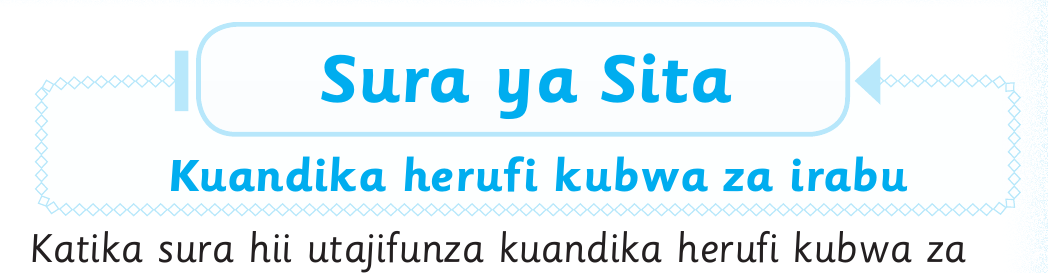
#> input picture images/semantic/original-unit-pg052.png, 1048 x 273 px
$ python create_pg052_header_crop.py
#> lines starting #> are read from the running program, lines starting #| are printed output that depends on the picture
from pathlib import Path

import pypdfium2 as pdfium
from PIL import Image


ROOT = Path(__file__).resolve().parents[1]
SOURCE = ROOT / "images" / "semantic" / "original-unit-pg052.png"
OUTPUT = ROOT / "images" / "semantic" / "original-unit-pg052-clean.png"
CHAPTER_OUTPUT = ROOT / "images" / "semantic" / "pg052-chapter-header.png"
PDF = ROOT.parent / "KUANDIKA MWAKA 1.pdf"


with Image.open(SOURCE) as image:
#> image is the input picture: PIL image 1048x273 RGB; mean R, G, B 230.3, 243.5, 248.6
    image.crop((0, 0, image.width, 220)).save(OUTPUT)
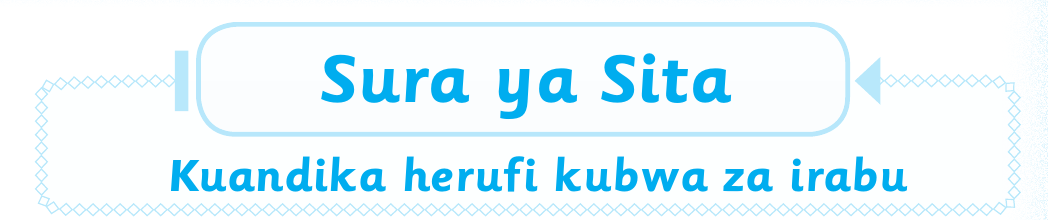
#> saved as original-unit-pg052-clean.png: PIL image 1048x220 RGB; mean R, G, B 230.7, 247.3, 253.5

#> (the run stopped early here; a loop or call above may not have finished)

$ run again, with images/semantic/original-unit-pg007.png copied over images/semantic/original-unit-pg052.png
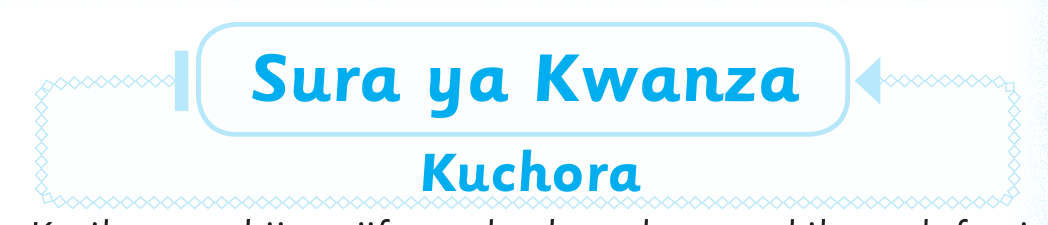
#> input picture images/semantic/original-unit-pg007.png, 1048 x 225 px
#> image is the input picture: PIL image 1048x225 RGB; mean R, G, B 234.3, 248.3, 253.4
#> `image.crop((0, 0, image.width, 220)).save(OUTPUT)`:
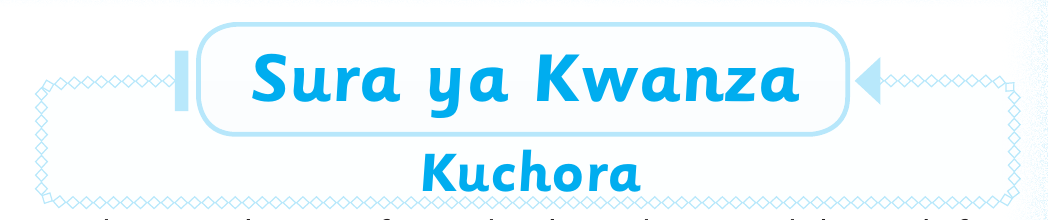
#> saved as original-unit-pg052-clean.png: PIL image 1048x220 RGB; mean R, G, B 234.1, 248.4, 253.7

$ run again, with images/semantic/original-unit-pg009.png copied over images/semantic/original-unit-pg052.png
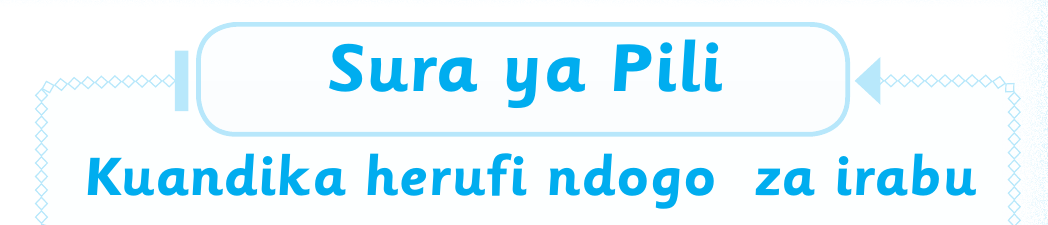
#> input picture images/semantic/original-unit-pg009.png, 1048 x 225 px
#> image is the input picture: PIL image 1048x225 RGB; mean R, G, B 228.2, 246.5, 253.3
#> `image.crop((0, 0, image.width, 220)).save(OUTPUT)`:
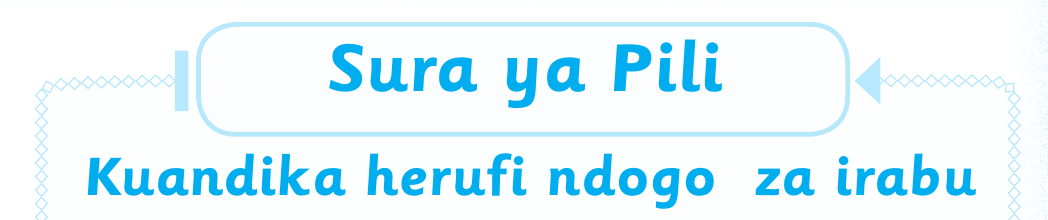
#> saved as original-unit-pg052-clean.png: PIL image 1048x220 RGB; mean R, G, B 227.6, 246.3, 253.3

$ run again, with images/semantic/original-unit-pg014.png copied over images/semantic/original-unit-pg052.png
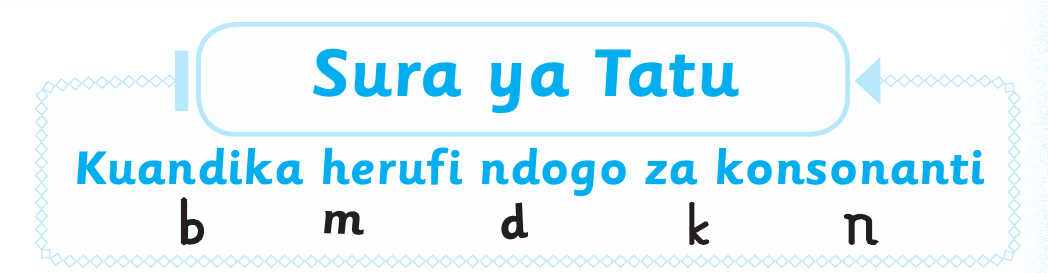
#> input picture images/semantic/original-unit-pg014.png, 1048 x 273 px
#> image is the input picture: PIL image 1048x273 RGB; mean R, G, B 230.6, 246, 251.7
#> `image.crop((0, 0, image.width, 220)).save(OUTPUT)`:
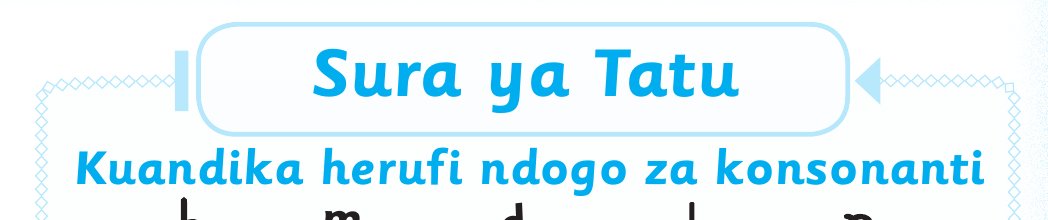
#> saved as original-unit-pg052-clean.png: PIL image 1048x220 RGB; mean R, G, B 227.7, 245.8, 252.6
